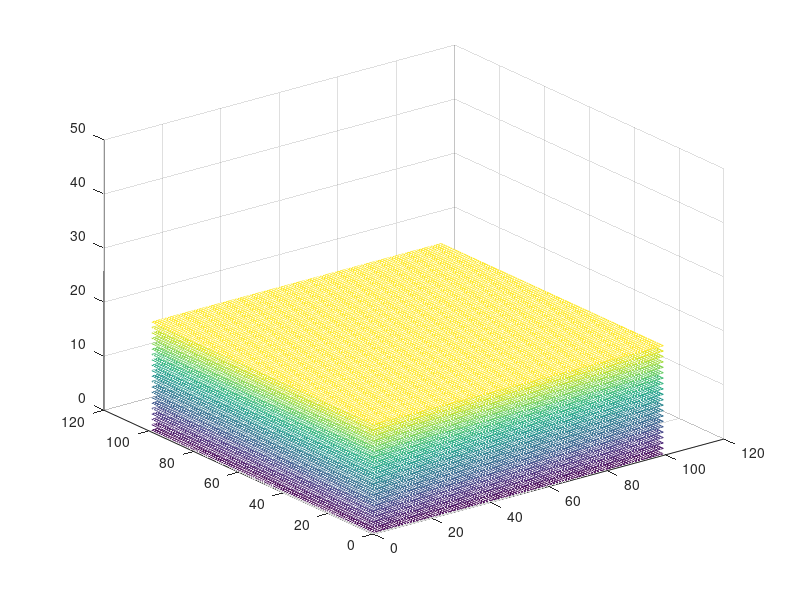

Source code (MATLAB):
clc
clear all
close all
%robo cartesiano
XMIN = 0;
XMAX = 120;
YMIN = 0;
YMAX = 120;
ZMIN = 0;
ZMAX = 50;
 
x = 1:100;
[X,Y] = meshgrid(x);
f = zeros(length(X));
 mesh(X,Y,f)

hold on
for i = 1:20
    Z= f+ i;
    mesh(X,Y,Z)
end
axis([XMIN XMAX YMIN YMAX ZMIN ZMAX]);
grid on 
hold off

